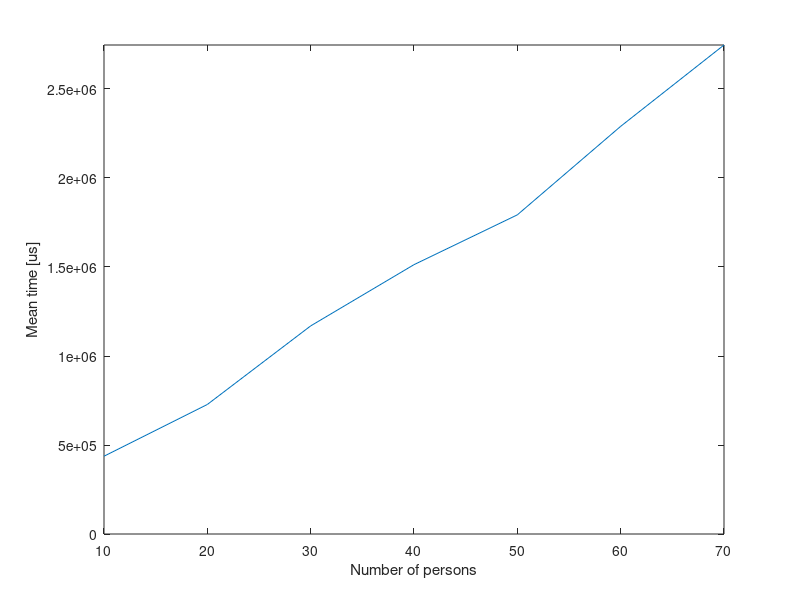

This chart was generated by the following MATLAB code:
load output.txt
persons_70=output;
%%

close all
% figure
% hold on
% plot(0:1:length(thread_1)-1,thread_1,'r*')
% plot(0:1:length(thread_10)-1,thread_10,'g*')
% plot(0:1:length(thread_20)-1,thread_20,'k*')
% plot(0:1:length(thread_40)-1,thread_40,'b*')
% hold off
% legend('1 thread','10 threads','20 threads','40 threads','location', 'southeast')
% xlabel('Thread ID');
% ylabel('Time [us]');
% axis ([0 39 0 inf])

load person_dat_4

h=figure;
plot([10 20 30 40 50 60 70], [mean(persons_10) mean(persons_20) mean(persons_30) mean(persons_40) ...
    mean(persons_50) mean(persons_60) mean(persons_70)])
xlabel('Number of persons');
ylabel('Mean time [us]');
axis ([10 70 0 inf])
saveas(h, 'figures/number_of_persons_4', 'epsc')

